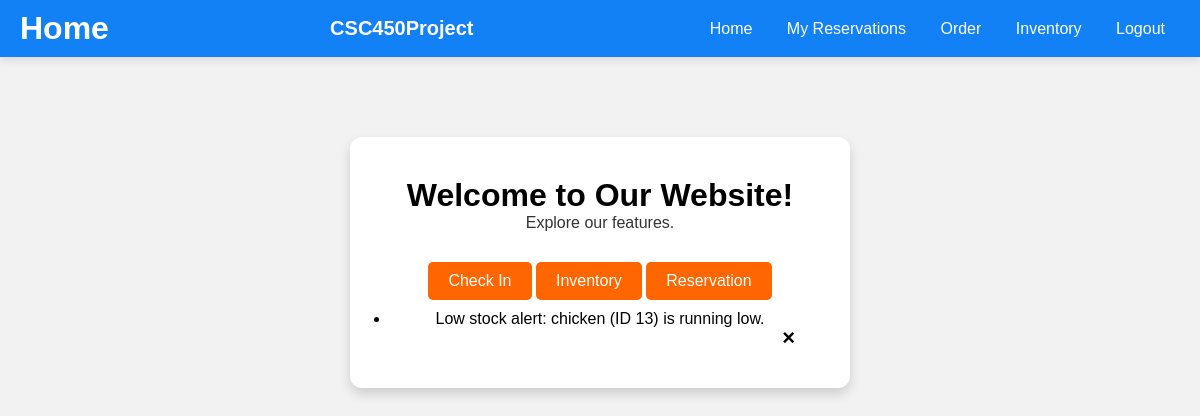
The app's page /home (signed in), older data.
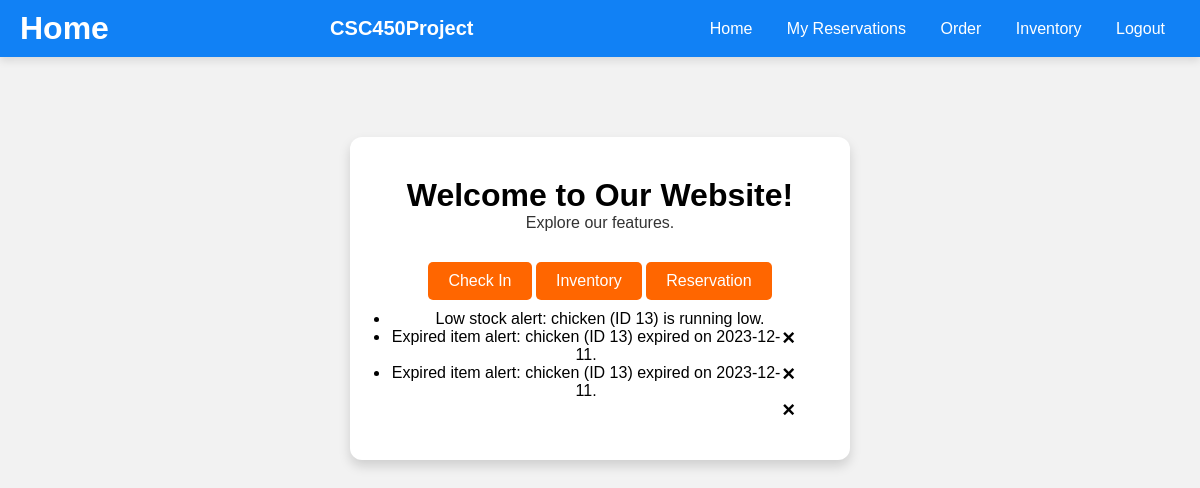
The same page, newer data.
### tables this page shows
CREATE TABLE "Notification" (
NotificationID INTEGER PRIMARY KEY AUTOINCREMENT,
AccountID INTEGER NOT NULL,
Message VARCHAR(150),
FOREIGN KEY (AccountID) REFERENCES Account(AccountID)
);

### app.py (the view)
@app.route("/home")
def home():
    session.pop('reservation_chosen', None)
    if 'email' not in session:
        return redirect(url_for('login'))
    disable_script = """
    <script>
        document.addEventListener('DOMContentLoaded', function() {
            const loginButton = document.getElementById('login-btn');
            if (loginButton) {
                loginButton.style.backgroundColor = '#808080';
                loginButton.style.pointerEvents = 'none';
            }
        });
    </script>
    """
    db = Database()
    user_notifs = db.get_account_notifications(session.get('email'))
    if user_notifs:
        return render_template('home.html', user_notifs=user_notifs, remove_notification=db.remove_notification, disable_script=disable_script)
    return render_template('home.html', remove_notification=db.remove_notification, disable_script=disable_script)

### database.py (called while the page is built)
    def __del__(self):
        self.cursor.close()

    def get_id_from_email(self, email: str) -> int:
        command = """
        SELECT AccountID
        FROM Account
        WHERE AccountEmail = ?
        """
        params = (email,)
        self.cursor.execute(command, params)
        return self.cursor.fetchone()[0]

    def get_account_notifications(self, email) -> list | None:
        command = """
        SELECT NotificationID, Message
        FROM Notification
        WHERE AccountID = ?
        """
        params = (self.get_id_from_email(email),)
        self.cursor.execute(command, params)
        results = self.cursor.fetchall()
        if len(results) <= 0:
            return None
        return results

### templates/home.html (shortened to what this page needs)
<!DOCTYPE html>
<html lang="en">
    <head>
    </head>
    <body>
        <div class="navbar">
            <h1>Home</h1>
            <div class="brand">CSC450Project</div>
            <div>
              <a href="/home">Home</a>
              {% if session.get('email') %}
                <a href="/myReservations">My Reservations</a>
                <a href="/ordering">Order</a>
                <a href="/inventory">Inventory</a>
                <a href="/logout">Logout</a>
              {% else %}
                <a href="/login">Login</a>
              {% endif %}
            </div>
          </div>
        <div class="home-container">
            <h1>Welcome to Our Website!</h1>
            <p>Explore our features.</p>
            {% with account_type = session.get('account_type') %}
                {% if account_type == 'manager' %}
                    <a href="/ordering">Order Products</a>
                    <a href="/inventory">Inventory</a>
                {% elif account_type == 'employee' %}
                    <a class="tableButton" href="/checkInReservation">Check In</a>
                    <a class="tableButton" href="/inventory">Inventory</a>
                    <a class="tableButton" href="/reservation">Reservation</a>
                {% else %}
                    <a href="/reservationInfo">Make Reservation</a>
                    <a href="/myReservations">My Reservations</a>
                {% endif %}
            {% endwith %}
            <ul>
            {% if user_notifs %}
                {% for id, message in user_notifs %}
                    <li>{{ message }}</li>
                    <form action="/remove_notification" method="POST" style="display:inline;">
                        <button type="submit" class="closebtn">&times;</button>
                    </form>
                {% endfor %}
            {% endif %}
            </ul>
        </div>
    </body>
</html>

### templates/home.html (style rules this page uses)
* { box-sizing: border-box; margin: 0; padding: 0; }
body { margin: 0; font-family: Arial, sans-serif; background-color: #f2f2f2; display: flex; flex-direction: column; align-items: center; min-height: 100vh; }
.navbar { display: flex; justify-content: space-between; align-items: center; background-color: #1181f5; color: #ffffff; padding: 10px 20px; box-shadow: 0 4px 8px rgba(0, 0, 0, 0.1); position: sticky; top: 0; width: 100%; z-index: 1000; }
.navbar a { color: #ffffff; text-decoration: none; margin: 0 15px; font-size: 16px; transition: color 0.3s; }
.brand { font-size: 20px; font-weight: bold; }
.home-container { background-color: #ffffff; padding: 40px; border-radius: 12px; box-shadow: 0 6px 12px rgba(0, 0, 0, 0.15); width: 500px; max-width: 90%; margin-top: 80px; text-align: center; }
p { color: #333333; margin-bottom: 20px; font-size: 16px; }
.tableButton { display: inline-block; margin: 10px 0; padding: 10px 20px; background-color: #ff6600; color: #ffffff; text-decoration: none; border-radius: 5px; font-size: 16px; transition: background-color 0.3s; }
.closebtn { margin-right: 15px; color: rgb(0, 0, 0); font-weight: bold; float: right; font-size: 22px; line-height: 20px; cursor: pointer; transition: 0.3s; background: none; border: none; outline: none; }

Row changes from the older to the newer data that the page shows:
added Notification: Message "Expired item alert: chicken (ID 13) expired on 2023-12-11."
added Notification: Message "Expired item alert: chicken (ID 13) expired on 2023-12-11."
